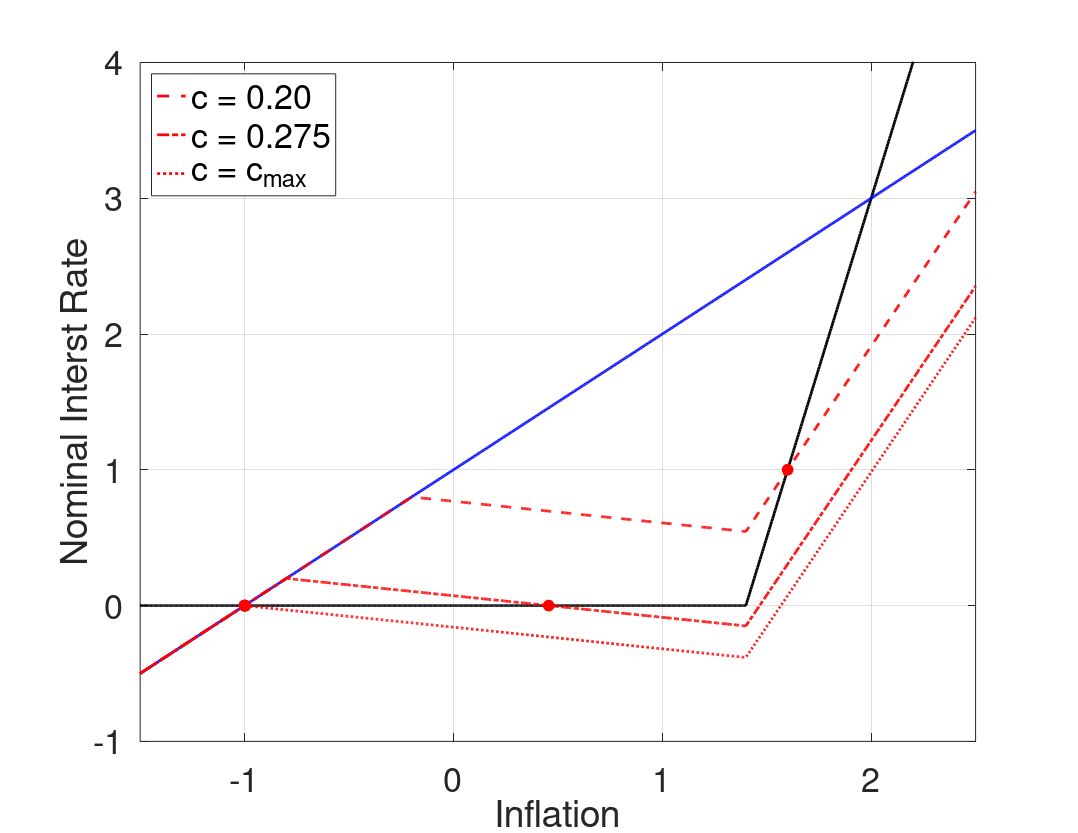

Here is the MATLAB script that generated this plot:
%--------------------------------------------------------------------------
% File Name: RAFR_cSHOCK_cPHIpi_5.m
% Author: Philip Coyle
% Date Created: 01/07/2019
% cd /mq/philipprojects/RA_Work/Taisuke_Nakata/Zero_Lower_Bound/DeflationaryRegime/RSSInflation/Codes/3state_iid_shock
% RAFR_cSHOCK_cPHIpi_5
%--------------------------------------------------------------------------

clear all
close all
clc

%% Model Calibration
cBET = 1/1.0025;
cSIGMA = 1;
cKAPPA = 0.02;
cPHIpi = 5;
cRstar = 1/400;
cPItarg = 2/400;
p_m = 0.5; %Probability of being in the middle state 

cSHOCK_lb =((cPItarg + cRstar)*(cPHIpi - 1))/(cKAPPA*cPHIpi*cSIGMA);
cSHOCK_ub =((cPItarg + cRstar)*(cKAPPA*cPHIpi*cSIGMA + 1))/(cKAPPA*cPHIpi*cSIGMA);
cSHOCK_bound = -(2*(cPItarg + cRstar)*(cPHIpi - 1)*(cKAPPA*cPHIpi*cSIGMA + 1))/(cKAPPA*cPHIpi^2*cSIGMA*(cKAPPA*cSIGMA + 1)*(p_m - 1));
cSHOCK_grid = [0.2, 0.275 max([cSHOCK_lb,cSHOCK_ub,cSHOCK_bound])];

%% Housekeeping
% Set Grid Intervals
pi_m_low = -1.5/400;
pi_m_high = 2.5/400;
numgrid = 1001;
pi_m = linspace(pi_m_low,pi_m_high, numgrid)';

% Allocate Space
inx_ub = zeros(length(cSHOCK_grid),1);
pi_ub_zlb = zeros(length(cSHOCK_grid),1);
inx_lb = zeros(length(cSHOCK_grid),1);
pi_lb_zlb = zeros(length(cSHOCK_grid),1);
rafr = zeros(numgrid,length(cSHOCK_grid));


% Find max inflation that leads to ZLB binding
bound = (-cRstar - cPItarg*(1-cPHIpi))/cPHIpi;

inx_m = find(min(abs(pi_m - bound)) == abs(pi_m - bound));
% Find pi_m point where middle state interst rate binds
pi_m_zlb = pi_m(inx_m);

% Taylor Rule
tr = max(0,cRstar + cPItarg + cPHIpi*(pi_m - cPItarg));

% 'Riskless' Fisher Relation
fr = pi_m + cRstar;

for j = 1:length(cSHOCK_grid)
    cSHOCK = cSHOCK_grid(j);
    %% Policy Functions from below (Assume middle state interst rate binds)
    % Low  High state inflation & expected inflation (as functions of middle state inflation)
    pi_l_b = pi_m - cKAPPA*cSIGMA*cSHOCK;
    pi_h_b = (pi_m - cKAPPA*cSIGMA*(cRstar + cPItarg*(1-cPHIpi)- cSHOCK))/(1+cKAPPA*cSIGMA*cPHIpi);
    exp_pi_b = (1-p_m)/2*pi_l_b + p_m*pi_m + (1-p_m)/2*pi_h_b;

    % Low Middle and High state output & expected output (as functions of middle state inflation)
    y_m_b = (pi_m - cBET*exp_pi_b)/cKAPPA;
    y_l_b = y_m_b - cSIGMA*cSHOCK;
    y_h_b = y_m_b - cSIGMA*(cRstar + cPItarg + cPHIpi*(pi_h_b - cPItarg) - cSHOCK);
    exp_y_b = (1-p_m)/2*y_l_b + p_m*y_m_b + (1-p_m)/2*y_h_b;

    % Find pi_m point where high state interst rate binds
    inx_lb(j) = find(min(abs(pi_h_b - bound)) == abs(pi_h_b - bound));
    pi_lb_zlb(j) = pi_m(inx_lb(j));

    %% Policy Functions from above (Assume middle state interst rate does not bind)
   % Low  High state inflation & expected inflation (as functions of middle state inflation)
    pi_l_a = pi_m*(1+cKAPPA*cSIGMA*cPHIpi) + cKAPPA*cSIGMA*(-cPHIpi*cPItarg + cRstar + cPItarg - cSHOCK);
    pi_h_a = pi_m + (cKAPPA*cSIGMA*cSHOCK)/(1+cKAPPA*cSIGMA*cPHIpi);
    exp_pi_a = (1-p_m)/2*pi_l_a + p_m*pi_m + (1-p_m)/2*pi_h_a;

    % Low Middle and High state output & expected output (as functions of middle state inflation)
    y_m_a = (pi_m - cBET*exp_pi_a)/cKAPPA;
    y_l_a = y_m_a + cSIGMA*(cPHIpi*(pi_m - cPItarg) + cRstar + cPItarg - cSHOCK);
    y_h_a = y_m_a + cSIGMA*(cPHIpi*(pi_m - pi_h_a) + cSHOCK);
    exp_y_a = (1-p_m)/2*y_l_a + p_m*y_m_a + (1-p_m)/2*y_h_a;

    % Find pi_m point where low state interst rate binds
    inx_ub(j) = find(min(abs(pi_l_a - bound)) == abs(pi_l_a - bound));
    pi_ub_zlb(j) = pi_m(inx_ub(j));

    %% Define Risk Adjusted Fisher Relationship   
    for i = 1:numgrid
        if pi_m(i) < pi_lb_zlb(j) || pi_m(i) > pi_ub_zlb(j)
            rafr(i,j) = pi_m(i) + cRstar;
        elseif pi_m(i) <= pi_m_zlb
            rafr(i,j) = cRstar + pi_m(i) + (exp_pi_b(i) - pi_m(i)) + 1/cSIGMA*(exp_y_b(i) - y_m_b(i));
        elseif pi_m(i) <= pi_ub_zlb(j)
            rafr(i,j) = cRstar + pi_m(i) + (exp_pi_a(i) - pi_m(i)) + 1/cSIGMA*(exp_y_a(i) - y_m_a(i));
        end
    end
end
        
%% Plotting
type = {'--','-.',':'};

fig(1) = figure(1);
grid on
box on
hold on
plot(400*pi_m, 400*tr,'Color','k','LineWidth',2);
plot(400*pi_m, 400*fr,'Color','b','LineWidth',2);
for j = 1:length(cSHOCK_grid)
    [~,inx] = sort(abs(tr - rafr(:,j)));
    RSS = inx(1:2);    
    h(j) = plot(400*pi_m, 400*rafr(:,j),'Color','r','LineStyle',type{j},'LineWidth',2);
    p1 = plot(400*pi_m(RSS(1)),400*rafr(RSS(1),j));
    p2 = plot(400*pi_m(RSS(2)),400*rafr(RSS(2),j));
    set([p1 p2],'Marker','o','MarkerEdgeColor','r','MarkerFaceColor', 'r','MarkerSize',8)
end

xlabel('Inflation','FontSize',16)
ylabel('Nominal Interst Rate','FontSize',16)
set(gca,'Xlim',[400*pi_m(1), 400*pi_m(end)],'Ylim',[-1, 4],'FontSize',25)
L = legend([h(1) h(2) h(3)],'c = 0.20','c = 0.275','c = c_{max}');
set(L,'Location','NorthWest','Fontsize',25)

set(fig(1),'PaperOrientation','Landscape');
set(fig(1),'PaperPosition',[0 0 11 8.5]);
print(fig(1),'-depsc','RAFR_cPHIpi_5.eps');

